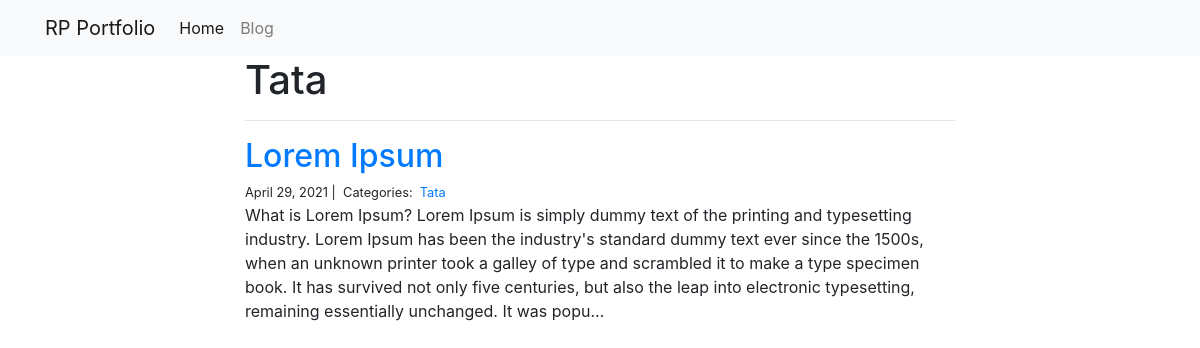
Page /blog/Tata/ on the committed database.
### blog/models.py (models this page shows)
class Category(models.Model):
    name = models.CharField(max_length=20)

class Post(models.Model):
    title = models.CharField(max_length=255)
    body = models.TextField()
    created_on = models.DateTimeField(auto_now_add=True)
    last_modified = models.DateTimeField(auto_now=True)
    categories = models.ManyToManyField('Category', related_name='posts')

### blog/views.py (the view)
# urls.py: path("<category>/", views.blog_category, name="blog_category"),
def blog_category(request, category):
    posts = Post.objects.filter(
        categories__name__contains=category
    ).order_by(
        '-created_on'
    )
    context = {
        "category": category,
        "posts": posts
    }
    return render(request, "blog_category.html", context)

### blog/templates/blog_category.html
{% extends "base.html" %}
{% block page_content %}
<div class="col-md-8 offset-md-2">
    <h1>{{ category | title }}</h1>
    <hr>
    {% for post in posts %}
        <h2><a href="{% url 'blog_detail' post.pk%}">{{ post.title }}</a></h2>
        <small>
            {{ post.created_on.date }} |&nbsp;
            Categories:&nbsp;
            {% for category in post.categories.all %}
            <a href="{% url 'blog_category' category.name %}">
                {{ category.name }}
            </a>&nbsp;
            {% endfor %}
        </small>
        <p>{{ post.body | slice:":400" }}...</p>
    {% endfor %}
</div>
{% endblock %}

### rows in the picture
Category: name "Tata"
Post: title "Lorem Ipsum", created_on "April 29, 2021", body "What is Lorem Ipsum? Lorem Ipsum is simply dummy text of the printing and typesetting industry. Lorem Ipsum has been the industry's standard dummy text ever since the 1500s, when an unknown printer took a galley of type and scrambled it to make a type specimen book. It has survived not only five centuries, but also the leap into electronic typesetting, remaining essentially unchanged. It was popu"
